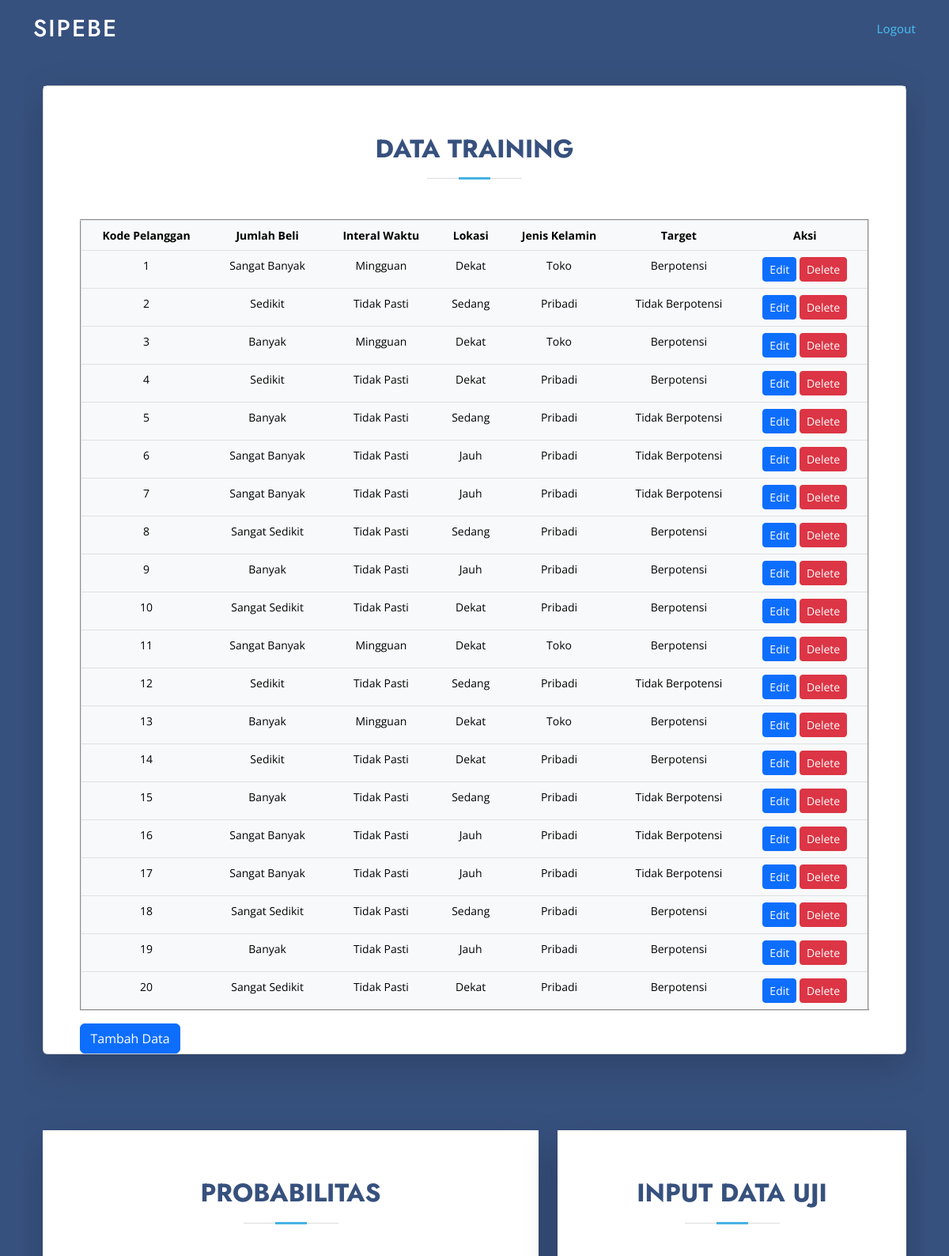
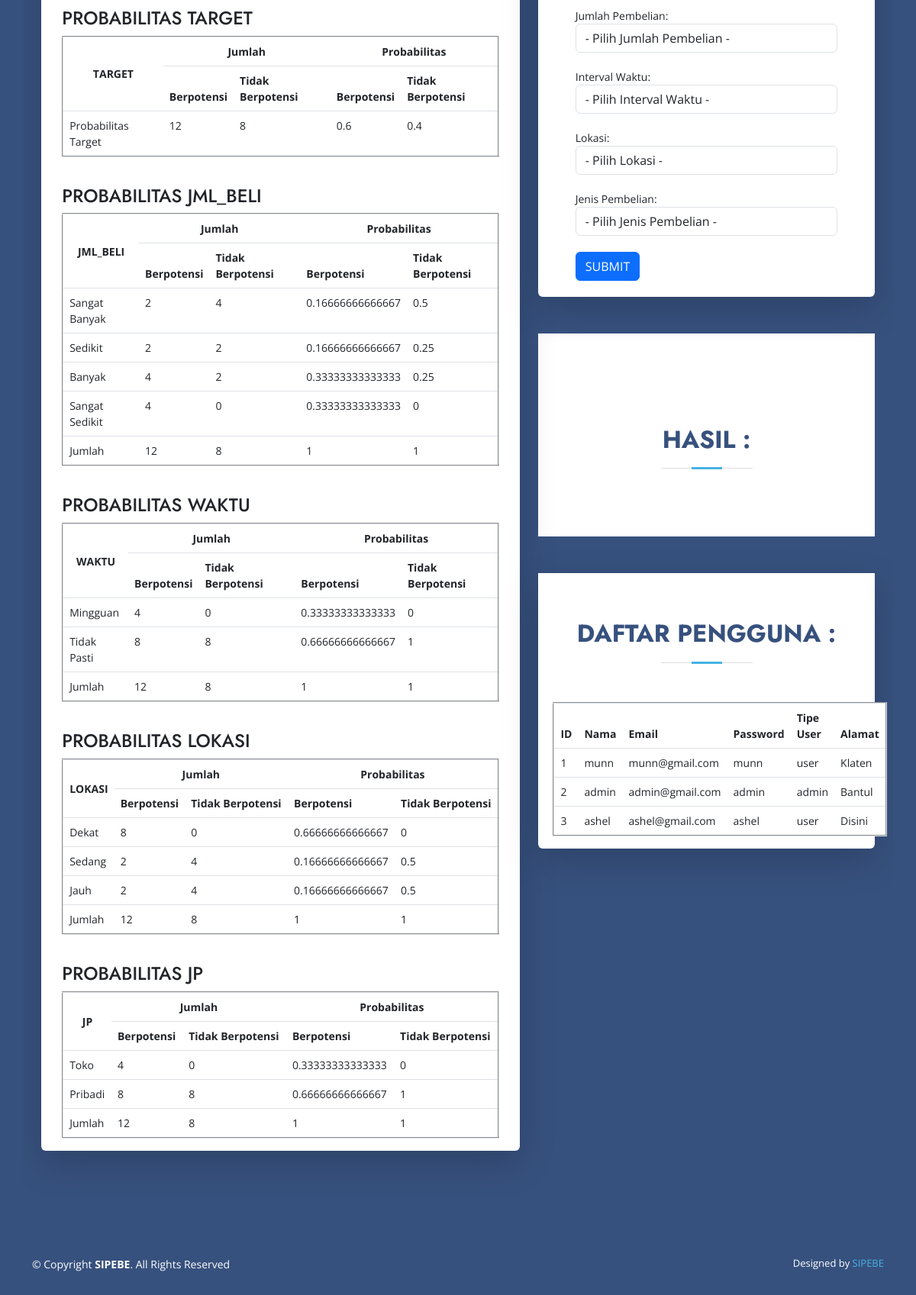
The page /inputAdmin.php on the database its author committed (2 pictures, top to bottom).
### tables this page shows
CREATE TABLE `data_training` (
  `kode_pelanggan` int(11) NOT NULL,
  `jml_beli` varchar(25) NOT NULL,
  `waktu` varchar(25) NOT NULL,
  `lokasi` varchar(25) NOT NULL,
  `jp` varchar(10) NOT NULL,
  `target` varchar(25) NOT NULL
);

CREATE TABLE `user_form` (
  `id` int(255) NOT NULL,
  `name` varchar(255) NOT NULL,
  `email` varchar(255) NOT NULL,
  `password` varchar(255) NOT NULL,
  `user_type` varchar(255) NOT NULL DEFAULT 'user',
  `address` varchar(255) NOT NULL
);

### naive_bayes.php (called while the page is built, shortened)
<?php
require 'koneksi.php';
function totalDataTraining() {
	global $koneksi;
	return (int) mysqli_fetch_row(mysqli_query($koneksi, "SELECT COUNT(*) FROM data_training")) [0];
}
function jumlahDataKelas() {
	global $koneksi;
	$query = "SELECT COUNT(*) FROM data_training WHERE target =";
	$jumlahData['Berpotensi'] = (int) mysqli_fetch_row(mysqli_query($koneksi, $query . "'Berpotensi'")) [0];
	$jumlahData['Tidak Berpotensi'] = (int) mysqli_fetch_row(mysqli_query($koneksi, $query . "'Tidak Berpotensi'")) [0];
	return $jumlahData;
}
function priorProbability(){
	$kelas['Berpotensi'] = jumlahDataKelas()['Berpotensi'] / totalDataTraining();
	$kelas['Tidak Berpotensi'] = jumlahDataKelas()['Tidak Berpotensi'] / totalDataTraining();
	return $kelas;
}
function c($c)
{
	global $koneksi;
	$query = "SELECT DISTINCT $c FROM data_training";
	$result = mysqli_query($koneksi, $query);
	$rows = [];
	while ($row = mysqli_fetch_assoc($result)) {
		$rows[] = $row;
	}
	return $rows;
}
function hitung($c, $nilai, $target)
{
	global $koneksi;
	$query = "SELECT COUNT($c) FROM data_training WHERE $c = '$nilai' AND target = '$target'";
	$res = mysqli_query($koneksi, $query);
	$result = mysqli_fetch_row($res);
	return $result[0];
}
function target($target)
{
	global $koneksi;
	$query = "SELECT COUNT(target) FROM data_training WHERE target = '$target'";
	$res = mysqli_query($koneksi, $query);
	$result = mysqli_fetch_row($res);
	return $result[0];
}
?>

### inputAdmin.php (the view, shortened to what this page needs)
<?php
require 'naive_bayes.php';
$c = array("jml_beli", "waktu", "lokasi", "jp");
$dataTraining = "SELECT * FROM data_training";
$result = mysqli_query($koneksi, $dataTraining);
$priorProbability = priorProbability();
$jumlahDataKelas = jumlahDataKelas();
?>
<!DOCTYPE html>
<html>
<head>
  	<link href="assets/vendor/aos/aos.css" rel="stylesheet">
  	<link href="assets/vendor/bootstrap/css/bootstrap.min.css" rel="stylesheet">
  	<link href="assets/vendor/bootstrap-icons/bootstrap-icons.css" rel="stylesheet">
  	<link href="assets/vendor/boxicons/css/boxicons.min.css" rel="stylesheet">
  	<link href="assets/vendor/glightbox/css/glightbox.min.css" rel="stylesheet">
  	<link href="assets/vendor/remixicon/remixicon.css" rel="stylesheet">
  	<link href="assets/vendor/swiper/swiper-bundle.min.css" rel="stylesheet">
  	<link href="assets/css/style.css" rel="stylesheet">
</head>
<body>
	<header id="header" class="fixed-top ">
    <div class="container d-flex align-items-center">
      <h1 class="logo me-auto"><a href="inputAdmin.php">SIPEBE</a></h1>
      <nav id="navbar" class="navbar">
        <ul>
        	<li><a class="nav-link scrollto active" href="index.php">Logout</a></li>
      </nav>
    </div>
  </header>
  <main id="main">
  	<footer id="footer">
  		<div class="container">
  		<div class="row justify-content-center">
    		<section id="contact" class="contact">
    			<div class="container" data-aos="fade-up">
    			<div class="row justify-content-center">
            <div class="col-xl-12 col-lg-0 col-md-9">
              <div class="card o-hidden border-10 shadow-lg my-5">
                <div class="card-body p-0">
                	<div class="section-title footer-top" >
			          		<h2>DATA TRAINING </h2>
			        		</div>
							<div class="row justify-content-center">
								<div class="col-lg-11">
			          	<table class="table table-light text-center" border="2">
			          		<thead class="bg-secondary text-white">
                      <tr>
                          <th>Kode Pelanggan</th>
                          <th>Jumlah Beli</th>
                          <th>Interal Waktu</th>
                          <th>Lokasi</th>
                          <th>Jenis Kelamin</th>
                        	<th>Target</th>
                        	<th>Aksi</th>
                      </tr>
			          		</thead>
			          		<tbody>
			          			<?php while ($dataTraining = mysqli_fetch_assoc($result)) { ?>
			          				<tr>
					                <td><?php echo $dataTraining['kode_pelanggan']; ?></td>
					                <td><?php echo $dataTraining['jml_beli']; ?></td>
					                <td><?php echo $dataTraining['waktu']; ?></td>
					                <td><?php echo $dataTraining['lokasi']; ?></td>
					                <td><?php echo $dataTraining['jp']; ?></td>
					                <td><?php echo $dataTraining['target']; ?></td>
					                <td>
					                	<center>
								        	<a href="edit.php" class="btn btn-sm btn-primary">Edit</a>
								        	<a href="delete.php?kode_pelanggan=<?php echo $dataTraining['kode_pelanggan']; ?>" onclick="return confirm('Yakin Hapus?')" class="btn btn-sm btn-danger">Delete</a>
								    	</center>
					                </td>
					            	</tr>
        							<?php } ?>
        						</tbody>
			          	</table>
						  <a href="tambah.php" class="btn btn-primary" role="button">Tambah Data</a>
						<br>
			          </div>
			        </div>
                </div>
              </div>
            </div>
          </div>
    <div class="row justify-content-between">
		<div class="col-xl-7 col-lg-0 col-md-9">
			<div class="card o-hidden border-0 shadow-lg my-5">
				<div class="card-body p-0">
			    <div class="section-title footer-top" >
          			<h2>PROBABILITAS </h2>
        		</div>
          		<div class="row justify-content-center">
					<div class="col-lg-11">
          				<h4>PROBABILITAS TARGET</h4>
                  		<table border="2" class="table table-hover">
                  		<thead class="bg-secondary text-white">
                  		<tr>
                  			<th scope="col" rowspan="2" class="align-middle text-center">TARGET</th>
                        	<th scope="col" colspan="2" class="text-center">Jumlah</th>
                        	<th scope="col" colspan="2" class="text-center">Probabilitas</th>
						</tr>
						<tr>
							<th>Berpotensi</th>
							<th>Tidak Berpotensi</th>
							<th>Berpotensi</th>
							<th>Tidak Berpotensi</th>
                      	</tr>
                    	</thead>
                    	<tbody>
                    	<tr>
                    		<td>Probabilitas Target</td>
                    		<td><?php echo $jumlahDataKelas['Berpotensi'];  ?></td>
							<td><?php echo $jumlahDataKelas['Tidak Berpotensi'];  ?></td>
							<td><?php echo $priorProbability['Berpotensi'];  ?></td>
							<td><?php echo $priorProbability['Tidak Berpotensi'];  ?></td>
                      	</tr>
                    	</tbody>
                  	</table>
					<?php foreach ($c as $c) { ?>
                        <br>
                        <h4>PROBABILITAS <?= strtoupper($c) ?></h4>
                        <table border="2" class="table table-hover">
                            <thead class="bg-secondary text-white">
                                <tr>
                                    <th scope="col" rowspan="2" class="align-middle text-center"><?= strtoupper($c) ?></th>
                                    <th scope="col" colspan="2" class="text-center">Jumlah</th>
                                    <th scope="col" colspan="2" class="text-center">Probabilitas</th>
                                </tr>
                                <tr>
                                    <th>Berpotensi</th>
                                    <th>Tidak Berpotensi</th>
                                    <th>Berpotensi</th>
                                    <th>Tidak Berpotensi</th>
                                </tr>
                            </thead>
                            <tbody>
                                <?php
                                $ya = 0;
                                $tidak = 0;
                                foreach (c($c) as $nilai) { ?>
								<tr>
                                    <td><?= $nilai[$c] ?></td>
                                    <td><?= hitung($c, $nilai[$c], 'Berpotensi') ?></td>
									<td><?= hitung($c, $nilai[$c], 'Tidak Berpotensi') ?></td>
									<td><?= hitung($c, $nilai[$c], 'Berpotensi') / target('Berpotensi') ?></td>
                					<td><?= hitung($c, $nilai[$c], 'Tidak Berpotensi') / target('Tidak Berpotensi') ?></td>
								</tr>
								<?php
                                $ya = $ya + (hitung($c, $nilai[$c], 'Berpotensi') / target('Berpotensi'));
                                $tidak = $tidak + (hitung($c, $nilai[$c], 'Tidak Berpotensi') / target('Tidak Berpotensi'));
                                } ?>
								<tr>
									<td>Jumlah</td>
									<td><?= target('Berpotensi') ?></td>
									<td><?= target('Tidak Berpotensi') ?></td>
									<td><?= $ya ?></td>
									<td><?= $tidak ?></td>
								</tr>
                            </tbody>
                        </table>
                        <?php } ?>
              		</div>
            	</div>
			    </div>
				</div>
			</div>
			<div class="col-xl-5 col-lg-0 col-md-9">
			  <div class="card o-hidden border-0 shadow-lg my-5">
			    <div class="card-body p-0">
			    	<div class="section-title footer-top" >
          			<h2>INPUT DATA UJI</h2>
        		</div>
          		<div class=" mt-5 mt-lg-0 d-flex align-items-stretch">
				<div class="container">
					<div class="row justify-content-center">
						<div class="col-lg-10">
							<form method="POST" action="">
								<label>Jumlah Pembelian:</label>
								<select name="jml_beli" class="form-control">
								<option value="">- Pilih Jumlah Pembelian -</option>
        						</select><br>
        						<label>Interval Waktu:</label>
        						<select name="waktu" class="form-control">
								<option value="">- Pilih Interval Waktu -</option>
					        	</select><br>
					        	<label>Lokasi:</label>
					        	<select name="lokasi" class="form-control">
								<option value="">- Pilih Lokasi -</option>
				        		</select><br>
        						<label>Jenis Pembelian:</label>
        						<select name="jp" class="form-control">
								<option value="">- Pilih Jenis Pembelian -</option>
						        </select><br>
						        <button type="submit" name="submit" value="submit" class="btn btn-primary" onclick="resetForm()">SUBMIT</button>
				    		</form><br>
				    	</div>
				    </div>
					</div>
				</div>
				</div>
			</div>
			<div class="footer-top text-center">
				<div class="section-title footer-top" >
          			<h2>HASIL :</h2>
        		</div>
			</div>
			<div class="card o-hidden border-0 shadow-lg my-5">
			<div class="card-body p-0">
				<div class="section-title footer-top" >
          			<h2>Daftar Pengguna :</h2>
        		</div>
				<div class="row justify-content-center">
				<div class="col-lg-11">
            		<table border="2" class="table table-hover">
                	<thead class="bg-secondary text-white">
						<tr>
							<th>ID</th>
							<th>Nama</th>
							<th>Email</th>
							<th>Password</th>
							<th>Tipe User</th>
							<th>Alamat</th>
						</tr>
					</thead>
					<tbody>
					<?php
					require 'koneksi.php';
					$query = "SELECT * FROM user_form";
					$result = mysqli_query($koneksi, $query);
					while ($row = mysqli_fetch_assoc($result)) {
						echo "<tr>";
						echo "<td>" . $row['id'] . "</td>";
						echo "<td>" . $row['name'] . "</td>";
						echo "<td>" . $row['email'] . "</td>";
						echo "<td>" . $row['password'] . "</td>";
						echo "<td>" . $row['user_type'] . "</td>";
						echo "<td>" . $row['address'] . "</td>";
						echo "</tr>";
					}
					?>
                	</tbody>
            		</table>
        		</div>
    			</div>
			</div>
			</div>
			</div>
		</div>
			</div>
			</div>
			</div>
			<div class="container footer-bottom clearfix">
		      <div class="copyright">
		        &copy; Copyright <strong><span>SIPEBE</span></strong>. All Rights Reserved
		      </div>
		      <div class="credits">
		        Designed by <a href="">SIPEBE</a>
		      </div>
		    </div>
  	</footer>
</body>
</html>

### assets/css/style.css (style rules this page uses)
body { font-family: "Open Sans", sans-serif; color: #444444; }
a { color: #47b2e4; text-decoration: none; }
h1, h2, h3, h4, h5, h6 { font-family: "Jost", sans-serif; }
#header { transition: all 0.5s; z-index: 997; padding: 15px 0; }
#header .logo { font-size: 30px; margin: 0; padding: 0; line-height: 1; font-weight: 500; letter-spacing: 2px; text-transform: uppercase; }
#header .logo a { color: #fff; }
.navbar { padding: 0; }
.navbar ul { margin: 0; padding: 0; display: flex; list-style: none; align-items: center; }
.navbar li { position: relative; }
.navbar a, .navbar a:focus { display: flex; align-items: center; justify-content: space-between; padding: 10px 0 10px 30px; font-size: 15px; font-weight: 500; color: #fff; white-space: nowrap; transition: 0.3s; }
.navbar a:hover, .navbar .active, .navbar .active:focus, .navbar li:hover>a { color: #47b2e4; }
section { padding: 60px 0; overflow: hidden; }
.section-title { text-align: center; padding-bottom: 30px; }
.section-title h2 { font-size: 32px; font-weight: bold; text-transform: uppercase; margin-bottom: 20px; padding-bottom: 20px; position: relative; color: #37517e; }
.section-title h2::before { content: ""; position: absolute; display: block; width: 120px; height: 1px; background: #ddd; bottom: 1px; left: calc(50% - 60px); }
.section-title h2::after { content: ""; position: absolute; display: block; width: 40px; height: 3px; background: #47b2e4; bottom: 0; left: calc(50% - 20px); }
#footer { font-size: 14px; background: #37517e; }
#footer .footer-top { padding: 60px 0 30px 0; background: #fff; }
#footer .footer-bottom { padding-top: 30px; padding-bottom: 30px; color: #fff; }
#footer .copyright { float: left; }
#footer .credits { float: right; font-size: 13px; }
#footer .credits a { transition: 0.3s; }

### rows shown on the page
data_training: kode_pelanggan "1", jml_beli "Sangat Banyak", waktu "Mingguan", lokasi "Dekat", jp "Toko", target "Berpotensi"
data_training: kode_pelanggan "2", jml_beli "Sedikit", waktu "Tidak Pasti", lokasi "Sedang", jp "Pribadi", target "Tidak Berpotensi"
data_training: kode_pelanggan "3", jml_beli "Banyak", waktu "Mingguan", lokasi "Dekat", jp "Toko", target "Berpotensi"
data_training: kode_pelanggan "4", jml_beli "Sedikit", waktu "Tidak Pasti", lokasi "Dekat", jp "Pribadi", target "Berpotensi"
data_training: kode_pelanggan "5", jml_beli "Banyak", waktu "Tidak Pasti", lokasi "Sedang", jp "Pribadi", target "Tidak Berpotensi"
data_training: kode_pelanggan "6", jml_beli "Sangat Banyak", waktu "Tidak Pasti", lokasi "Jauh", jp "Pribadi", target "Tidak Berpotensi"
data_training: kode_pelanggan "7", jml_beli "Sangat Banyak", waktu "Tidak Pasti", lokasi "Jauh", jp "Pribadi", target "Tidak Berpotensi"
data_training: kode_pelanggan "8", jml_beli "Sangat Sedikit", waktu "Tidak Pasti", lokasi "Sedang", jp "Pribadi", target "Berpotensi"
data_training: kode_pelanggan "9", jml_beli "Banyak", waktu "Tidak Pasti", lokasi "Jauh", jp "Pribadi", target "Berpotensi"
data_training: kode_pelanggan "10", jml_beli "Sangat Sedikit", waktu "Tidak Pasti", lokasi "Dekat", jp "Pribadi", target "Berpotensi"
data_training: kode_pelanggan "11", jml_beli "Sangat Banyak", waktu "Mingguan", lokasi "Dekat", jp "Toko", target "Berpotensi"
data_training: kode_pelanggan "12", jml_beli "Sedikit", waktu "Tidak Pasti", lokasi "Sedang", jp "Pribadi", target "Tidak Berpotensi"
data_training: kode_pelanggan "13", jml_beli "Banyak", waktu "Mingguan", lokasi "Dekat", jp "Toko", target "Berpotensi"
data_training: kode_pelanggan "14", jml_beli "Sedikit", waktu "Tidak Pasti", lokasi "Dekat", jp "Pribadi", target "Berpotensi"
data_training: kode_pelanggan "15", jml_beli "Banyak", waktu "Tidak Pasti", lokasi "Sedang", jp "Pribadi", target "Tidak Berpotensi"
data_training: kode_pelanggan "16", jml_beli "Sangat Banyak", waktu "Tidak Pasti", lokasi "Jauh", jp "Pribadi", target "Tidak Berpotensi"
data_training: kode_pelanggan "17", jml_beli "Sangat Banyak", waktu "Tidak Pasti", lokasi "Jauh", jp "Pribadi", target "Tidak Berpotensi"
data_training: kode_pelanggan "18", jml_beli "Sangat Sedikit", waktu "Tidak Pasti", lokasi "Sedang", jp "Pribadi", target "Berpotensi"
data_training: kode_pelanggan "19", jml_beli "Banyak", waktu "Tidak Pasti", lokasi "Jauh", jp "Pribadi", target "Berpotensi"
data_training: kode_pelanggan "20", jml_beli "Sangat Sedikit", waktu "Tidak Pasti", lokasi "Dekat", jp "Pribadi", target "Berpotensi"
user_form: id "1", name "munn", email "munn@gmail.com", password "munn", user_type "user", address "Klaten"
user_form: id "2", name "admin", email "admin@gmail.com", password "admin", user_type "admin", address "Bantul"
user_form: id "3", name "ashel", email "ashel@gmail.com", password "ashel", user_type "user", address "Disini"

### other values the page prints
$jumlahDataKelas['Berpotensi'] "12"
$jumlahDataKelas['Tidak Berpotensi'] "8"
$priorProbability['Berpotensi'] "0.6"
$priorProbability['Tidak Berpotensi'] "0.4"
$c "JML_BELI"
$nilai[$c] "Sangat Banyak"
hitung($c, $nilai[$c], 'Berpotensi') "2"
hitung($c, $nilai[$c], 'Tidak Berpotensi') "4"
hitung($c, $nilai[$c], 'Berpotensi') / target('Berpotensi') "0.16666666666667"
$nilai[$c] "Sedikit"
hitung($c, $nilai[$c], 'Tidak Berpotensi') "2"
$nilai[$c] "Banyak"
hitung($c, $nilai[$c], 'Berpotensi') "4"
hitung($c, $nilai[$c], 'Berpotensi') / target('Berpotensi') "0.33333333333333"
$nilai[$c] "Sangat Sedikit"
